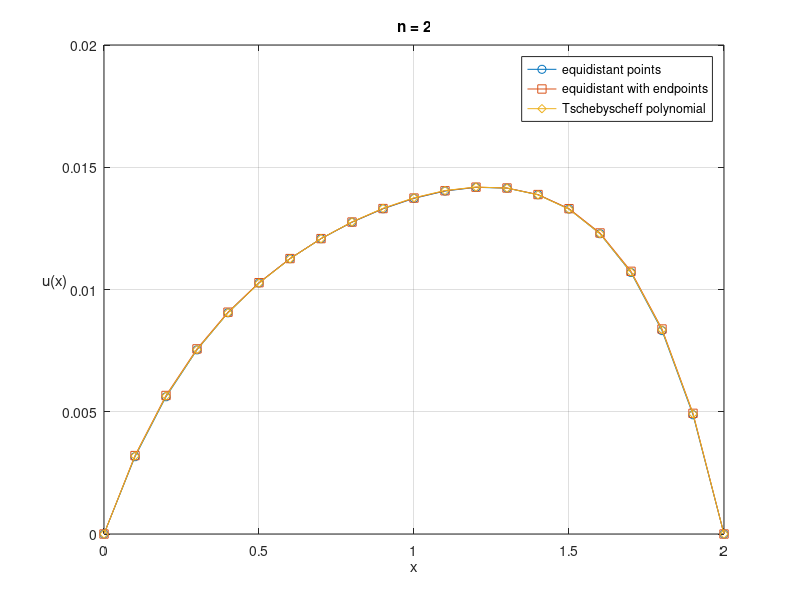
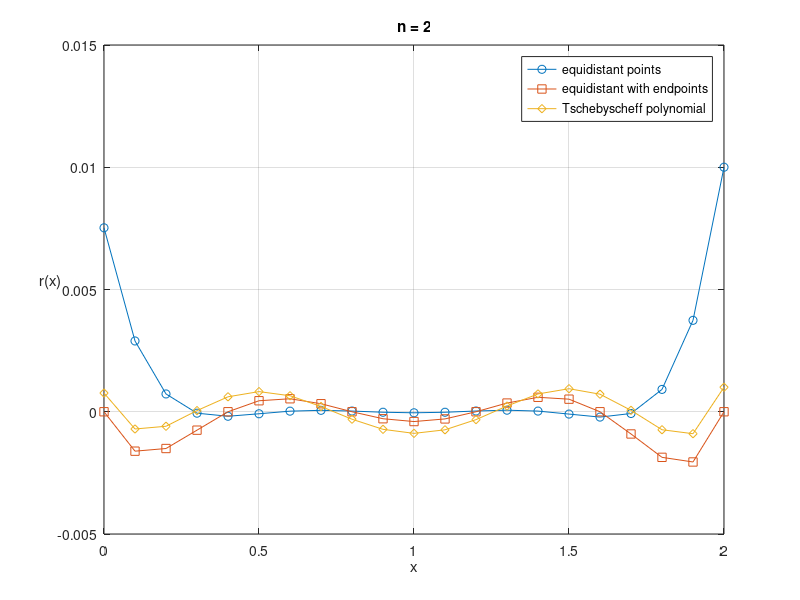
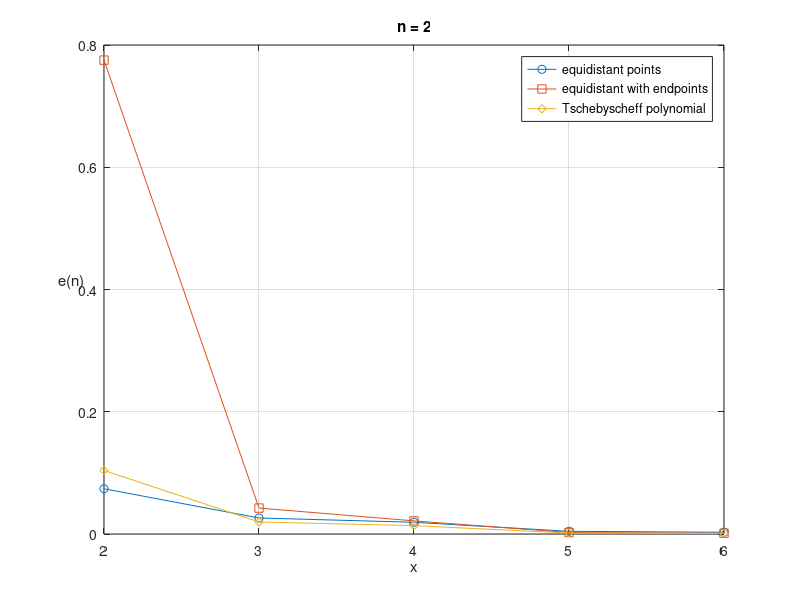

MATLAB code to generate these figures, in order:

clear all
close all

% Point-Collocation Method
% -------------------------------------------------------------------
% equidistant collocation points
% -------------------------------------------------------------------
% parameters: system and loading
l = 2.0; A = 1.0; E = 1.0; k = 10.0; p0 = 0.1; deltap = 0.1;
% number of basis functions N_i and collocation points x_j
n = 6;
% collocation points, Ansatz functions, first and second derivatives
for j = 1:n
  for i = 1:n
    xcol(i) = i*l/(n + 1);
    N(j,i)    = xcol(i)^j*(l - xcol(i));
    Nd(j,i)   = j*xcol(i)^(j - 1)*(l - xcol(i)) - xcol(i)^j;
    Ndd(j,i)  = j*(j - 1)*xcol(i)^(j - 2)*(l - xcol(i)) ...
              - 2*j*xcol(i)^(j - 1);
  end
end
% Ndd(1,1) = -2;
% loading function
for i = 1:n
  p(i) = p0 + deltap * xcol(i)/l;
end
% system of equations
for i = 1:n
  for j = 1:n
    Amat(i,j) = E*A*Ndd(j,i) - k*N(j,i);
  end
  Rvec(i) = -p(i);
end
% compute unknowns c_i
Cvec = Amat\Rvec';
% continuous Ansatz functions, second derivative and loading function
x = 0:0.1:l;
for j = 1:n
  for i = 1:size(x,2)
    N(j,i)    = x(i)^j*(l - x(i));
    Ndd(j,i)  = j*(j - 1)*x(i)^(j - 2)*(l - x(i)) - 2*j*x(i)^(j - 1);
  end
end
for i = 1:size(x,2)
  p(i) = p0 + deltap * x(i)/l;
end
Ndd(1,1) = -2;
% Approximate solution and residuals
uapprox  = Cvec'*N;
residual = E*A*Cvec'*Ndd - k*Cvec'*N + p;

% -------------------------------------------------------------------
% equidistant collocation points with endpoints
% -------------------------------------------------------------------
% collocation points, Ansatz functions, first and second derivatives
for j = 1:n
  for i = 1:n
    xcol(i) = (i - 1)*l/(n - 1);
    N(j,i)    = xcol(i)^j*(l - xcol(i));
    Nd(j,i)   = j*xcol(i)^(j - 1)*(l - xcol(i)) - xcol(i)^j;
    Ndd(j,i)  = j*(j - 1)*xcol(i)^(j - 2)*(l - xcol(i)) ...
              - 2*j*xcol(i)^(j - 1);
  end
end
Ndd(1,1) = -2;
% loading function
for i = 1:n
  p(i) = p0 + deltap * xcol(i)/l;
end
% system of equations
for i = 1:n
  for j = 1:n
    Amat(i,j) = E*A*Ndd(j,i) - k*N(j,i);
  end
  Rvec(i) = -p(i);
end
% compute unknowns c_i
Cvec = Amat\Rvec';
% continuous Ansatz functions, second derivative and loading function
x = 0:0.1:l;
for j = 1:n
  for i = 1:size(x,2)
    N(j,i)    = x(i)^j*(l - x(i));
    Ndd(j,i)  = j*(j - 1)*x(i)^(j - 2)*(l - x(i)) ...
              - 2*j*x(i)^(j - 1);
  end
end
for i = 1:size(x,2)
  p(i) = p0 + deltap * x(i)/l;
end
Ndd(1,1) = -2;
% Approximate solution and residuals
uapprox2  = Cvec'*N;
residual2 = E*A*Cvec'*Ndd - k*Cvec'*N + p;

% -------------------------------------------------------------------
% roots of Tschebyscheff-Polynomials
% -------------------------------------------------------------------
% collocation points, Ansatz functions, first and second derivatives
for j = 1:n
  for i = 1:n
    xcol(i) = (cos((2*i - 1)*pi/(2*n)) + 1)*l/2;
    N(j,i)    = xcol(i)^j*(l - xcol(i));
    Nd(j,i)   = j*xcol(i)^(j - 1)*(l - xcol(i)) - xcol(i)^j;
    Ndd(j,i)  = j*(j - 1)*xcol(i)^(j - 2)*(l - xcol(i)) ...
              - 2*j*xcol(i)^(j - 1);
  end
end
Ndd(1,1) = -2;
% loading function
for i = 1:n
  p(i) = p0 + deltap * xcol(i)/l;
end
% system of equations
for i = 1:n
  for j = 1:n
    Amat(i,j) = E*A*Ndd(j,i) - k*N(j,i);
  end
  Rvec(i) = -p(i);
end
% compute unknowns c_i
Cvec = Amat\Rvec';
% continuous Ansatz functions, second derivative and loading function
x = 0:0.1:l;
for j = 1:n
  for i = 1:size(x,2)
    N(j,i)    = x(i)^j*(l - x(i));
    Ndd(j,i)  = j*(j - 1)*x(i)^(j - 2)*(l - x(i)) - 2*j*x(i)^(j - 1);
  end
end
for i = 1:size(x,2)
  p(i) = p0 + deltap * x(i)/l;
end
Ndd(1,1) = -2;
% Approximate solution and residuals
uapprox3  = Cvec'*N;
residual3 = E*A*Cvec'*Ndd - k*Cvec'*N + p;

% Error e=sqrt(int_0^l r(x)^2 dx) (with maple)
nn(1)=2; error1(1)=.7402071690e-1;
         error2(1)=.7752794341;
         error3(1)=.1040312972;
nn(2)=3; error1(2)=.2622001413e-1;
         error2(2)=.4244377967e-1;
         error3(2)=.1967305460e-1;
nn(3)=4; error1(3)=.1917754538e-1;
         error2(3)=.2149441165e-1;
         error3(3)=.1368761610e-1;
nn(4)=5; error1(4)=.4412985264e-2;
         error2(4)=.2439528362e-2;
         error3(4)=.1555970834e-2;
nn(5)=6; error1(5)=.2836328819e-2;
         error2(5)=.1257937413e-2;
         error3(5)=.8832992283e-3;
% nn(6)=7; error1(6)=.4349832915e-3;
%          error2(6)=.1317064858e-3;
%          error3(6)=.7283245566e-4;
% nn(7)=8; error1(7)=.2472905290e-3;
%          error2(7)=.6351353946e-4;
%          error3(7)=.3476386470e-4;

% -------------------------------------------------------------------
% Plot
% -------------------------------------------------------------------
figure(1)
plot(x,uapprox,'-o',x,uapprox2,'-s',x,uapprox3,'-d')
grid on
% axis([ 0 l 0 .25 ])
xlabel('x')
ylabel('u(x)','rotation',0)
title('n = 2')
legend('equidistant points','equidistant with endpoints',...
       'Tschebyscheff polynomial')

figure(2)
plot(x,residual,'-o',x,residual2,'-s',x,residual3,'-d')
grid on
% axis([ 0 l 0 .25 ])
xlabel('x')
ylabel('r(x)','rotation',0)
title('n = 2')
legend('equidistant points','equidistant with endpoints',...
       'Tschebyscheff polynomial')

figure(3)
plot(nn,error1,'-o',nn,error2,'-s',nn,error3,'-d')
grid on
% axis([ 0 l 0 .25 ])
xlabel('x')
ylabel('e(n)','rotation',0)
title('n = 2')
legend('equidistant points','equidistant with endpoints',...
       'Tschebyscheff polynomial')

% figure(1)
% plot(x,uapprox)
% grid on
% xlabel('x')
% ylabel('u(x)     ','rotation',0)
% title('n = 2')

% figure(2)
% plot(x,residual)
% grid on
% xlabel('x')
% ylabel('r(x)     ','rotation',0)
% title('n = 2')

